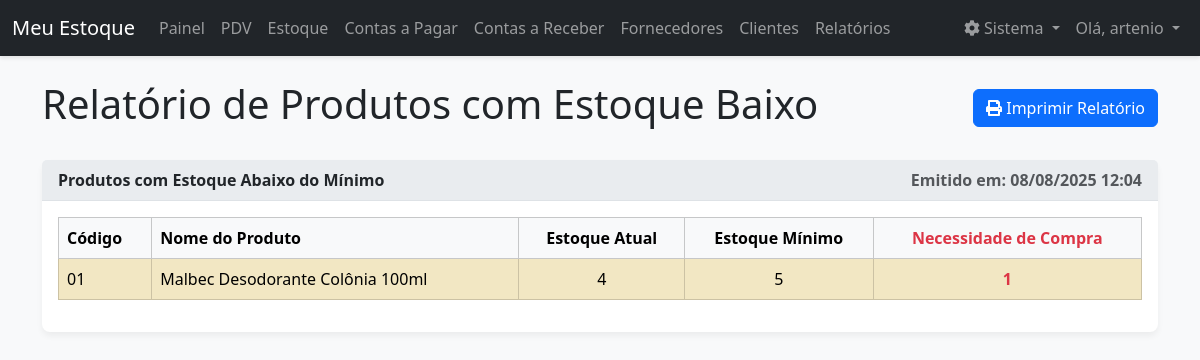
/relatorio/estoque_baixo (signed in), run on an earlier commit of the app's database.
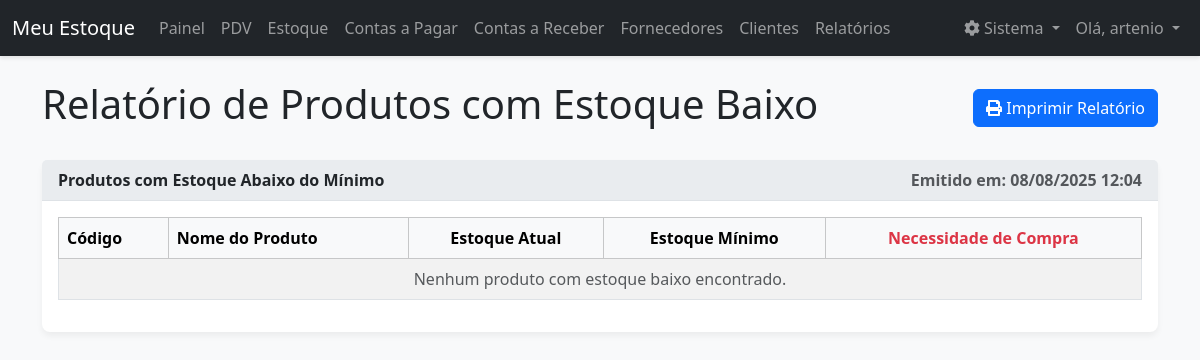
And on a later commit of the database.
### models.py (models this page shows)
class Produto(db.Model):
    __tablename__ = 'produto'
    id = db.Column(db.Integer, primary_key=True)
    codigo = db.Column(db.String(50), nullable=False, unique=True)
    nome = db.Column(db.String(100), nullable=False)
    categoria = db.Column(db.String(50))
    preco_custo = db.Column(db.Float, nullable=False)
    preco_venda = db.Column(db.Float, nullable=False)
    quantidade_estoque = db.Column(db.Integer, nullable=False, default=0)
    estoque_minimo = db.Column(db.Integer, default=5)
    data_fabricacao = db.Column(db.Date, nullable=True)
    data_vencimento = db.Column(db.Date, nullable=True)
    fornecedor_id = db.Column(db.Integer, db.ForeignKey('fornecedor.id'), nullable=False)
    movimentacoes = db.relationship('MovimentacaoEstoque', backref='produto', lazy=True)

### app.py (the view)
@app.route('/relatorio/estoque_baixo')
@login_required
def relatorio_estoque_baixo():
    produtos = Produto.query.filter(Produto.quantidade_estoque <= Produto.estoque_minimo).order_by(Produto.nome.asc()).all()
    return render_template('relatorio_estoque_baixo.html', produtos=produtos, data_emissao=datetime.now())

### app.py (called while the page is built)
@app.context_processor
def inject_datetime():
    return {'modules': {'datetime': datetime, 'date': date, 'timedelta': timedelta}}

def login_required(f):
    @wraps(f)
    def decorated_function(*args, **kwargs):
        if 'logged_in' not in session or 'user_id' not in session:
            session.clear()
            flash('A sua sessão é inválida. Por favor, faça login novamente.', 'warning')
            return redirect(url_for('login'))
        return f(*args, **kwargs)
    return decorated_function

### templates/relatorio_estoque_baixo.html (shortened to what this page needs)
{% extends 'base.html' %}
{% block content %}
<div class="d-flex justify-content-between align-items-center mb-4 no-print">
    <h1>Relatório de Produtos com Estoque Baixo</h1>
    <button onclick="window.print()" class="btn btn-primary">
        <i class="fas fa-print"></i> Imprimir Relatório
    </button>
</div>
<div class="card">
    <div class="card-header">
        <div class="d-flex justify-content-between">
            <span>Produtos com Estoque Abaixo do Mínimo</span>
            <span class="text-muted">Emitido em: {{ data_emissao.strftime('%d/%m/%Y %H:%M') }}</span>
        </div>
    </div>
    <div class="card-body">
        <table class="table table-striped table-bordered">
            <thead class="table-light">
                <tr>
                    <th>Código</th>
                    <th>Nome do Produto</th>
                    <th class="text-center">Estoque Atual</th>
                    <th class="text-center">Estoque Mínimo</th>
                    <th class="text-center text-danger">Necessidade de Compra</th>
                </tr>
            </thead>
            <tbody>
                {% for produto in produtos %}
                <tr class="table-warning">
                    <td>{{ produto.codigo }}</td>
                    <td>{{ produto.nome }}</td>
                    <td class="text-center">{{ produto.quantidade_estoque }}</td>
                    <td class="text-center">{{ produto.estoque_minimo }}</td>
                    <td class="text-center text-danger fw-bold">{{ produto.estoque_minimo - produto.quantidade_estoque }}</td>
                </tr>
                {% else %}
                <tr>
                    <td colspan="5" class="text-center text-muted">Nenhum produto com estoque baixo encontrado.</td>
                </tr>
                {% endfor %}
            </tbody>
        </table>
    </div>
</div>
{% endblock %}

What changed in the data, as far as the page shows it:
no longer on this page (row edited): Produto: codigo "01", nome "Malbec Desodorante Colônia 100ml", quantidade_estoque "4", estoque_minimo "5", produto.estoque_minimo-produto.quantidade_estoque "1"
Also different on the page:
text now shown: "Nenhum produto com estoque baixo encontrado."
